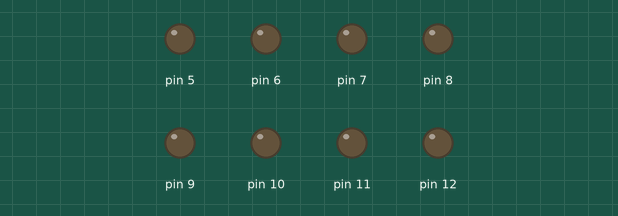
Recording of a sketch running on a simulated Arduino Uno, built with avr-gcc and run on an emulated ATmega328P. Shown: output pins drawn as LEDs (lit = HIGH).

Above: at 0.02 s.
At 0.72 s:
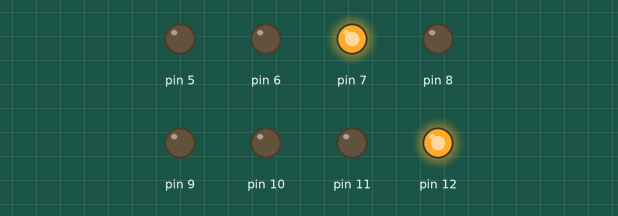
At 1.22 s:
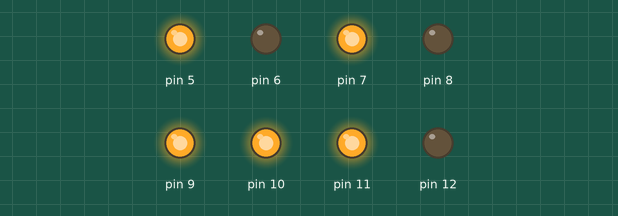
At 1.77 s:
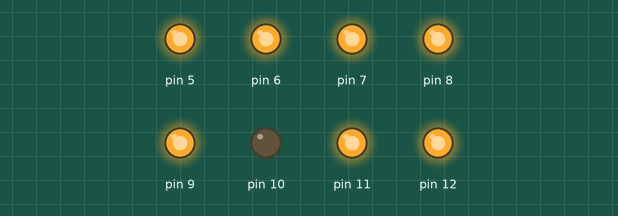
At 2.82 s:
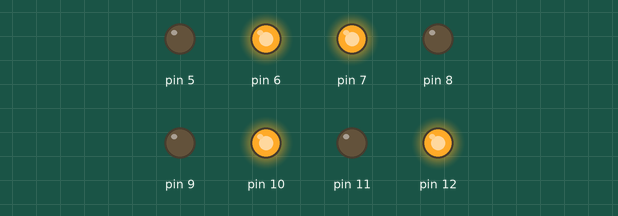
At 4.37 s:
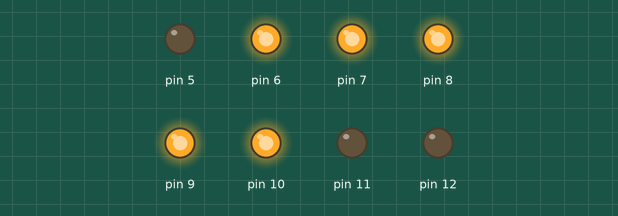
Timing chart, 0 to 4.7 s (numbered marks = the images above):
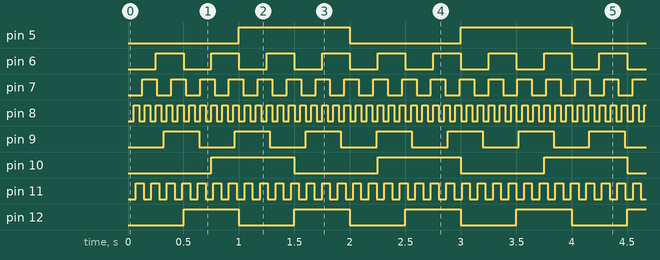

Measured:
- by itself, pin 5: alternates HIGH for 1.0 s and LOW for 1.0 s
- by itself, pin 6: alternates HIGH for 0.25 s and LOW for 0.25 s
- by itself, pin 7: alternates HIGH for 0.13 s and LOW for 0.13 s
- by itself, pin 8: alternates HIGH for 0.05 s and LOW for 0.05 s
- by itself, pin 9: alternates HIGH for 0.32 s and LOW for 0.32 s
- by itself, pin 10: alternates HIGH for 0.75 s and LOW for 0.75 s
- by itself, pin 11: alternates HIGH for 0.07 s and LOW for 0.07 s
- by itself, pin 12: alternates HIGH for 0.50 s and LOW for 0.50 s

The sketch:

HS05_Blink8.ino
```cpp
unsigned long previousMillis[8]= {0};

const int interval[8] = {
  1000, 250, 130, 50,
  320, 750, 70, 500
};

void setup() {
  for(int i=5; i<=12; i++) {
    pinMode(i, OUTPUT);
  }
}

void loop() {
  unsigned long currentMillis = millis();
  for(int i=5; i<=12; i++) {
    if (currentMillis - previousMillis[i-5] >= interval[i-5]) {
      digitalWrite(i, !digitalRead(i));
      previousMillis[i-5] = currentMillis;
    }
  }
}
```
